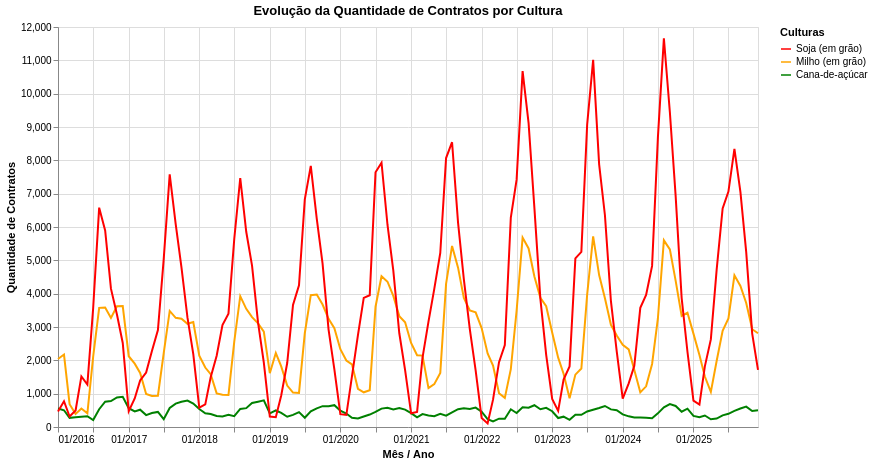

Notebook code cell kept with this figure:
### Code cell
tabela_numero_contratos = sicor.groupby(['cultura','ano','mes']).size().reset_index(name='quantidade')

# Coluna com a data formatada adequadamente
tabela_numero_contratos['data'] = pd.to_datetime({
    'year': tabela_numero_contratos['ano'],
    'month': tabela_numero_contratos['mes'],
    # o dia é padronizado como o 1° dia de cada mês, porque a função exige que se passe um dia
    'day': 1
})

cores = alt.Scale(
    domain=['Soja (em grão)', 'Milho (em grão)', 'Cana-de-açúcar'],
    range=['red','orange','green']
)

grafico_numero_contratos = alt.Chart(tabela_numero_contratos).mark_line().encode(
    x=alt.X('yearmonth(data):T', 
        title='Mês / Ano',
        axis=alt.Axis(format="%m/%Y", tickCount={"interval": "month", "step": 6})
    ),
    y=alt.Y('quantidade:Q',
        title='Quantidade de Contratos',
    ),
    color=alt.Color('cultura:N', scale=cores, title= 'Culturas')
).properties(
    title='Evolução da Quantidade de Contratos por Cultura',
    width=700,
    height=400
)

grafico_numero_contratos

### Figure 1 — Vega-Lite specification as saved in the notebook (floating-point values rounded to 4 significant figures; data arrays with more than 128 entries replaced by an {"elided": "..."} marker saying what was removed)
{"config": {"view": {"continuousWidth": 300, "continuousHeight": 300}}, "data": {"name": "data-16db0087e70379b0f9b287565ee64459"}, "mark": {"type": "line"}, "encoding": {"color": {"field": "cultura", "scale": {"domain": ["Soja (em grão)", "Milho (em grão)", "Cana-de-açúcar"], "range": ["red", "orange", "green"]}, "title": "Culturas", "type": "nominal"}, "x": {"axis": {"format": "%m/%Y", "tickCount": {"interval": "month", "step": 6}}, "field": "data", "timeUnit": "yearmonth", "title": "Mês / Ano", "type": "temporal"}, "y": {"field": "quantidade", "title": "Quantidade de Contratos", "type": "quantitative"}}, "height": 400, "title": "Evolução da Quantidade de Contratos por Cultura", "width": 700, "$schema": "https://vega.github.io/schema/vega-lite/v6.4.1.json", "datasets": {"data-16db0087e70379b0f9b287565ee64459": {"elided": "358 records"}}}
